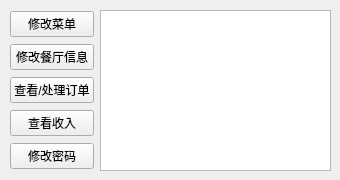
<?xml version="1.0" encoding="UTF-8"?>
<ui version="4.0">
 <class>restaurant_main</class>
 <widget class="QWidget" name="restaurant_main">
  <property name="geometry">
   <rect>
    <x>0</x>
    <y>0</y>
    <width>340</width>
    <height>180</height>
   </rect>
  </property>
  <property name="windowTitle">
   <string>Form</string>
  </property>
  <widget class="QWidget" name="horizontalLayoutWidget">
   <property name="geometry">
    <rect>
     <x>10</x>
     <y>10</y>
     <width>321</width>
     <height>161</height>
    </rect>
   </property>
   <layout class="QHBoxLayout" name="horizontalLayout">
    <item>
     <layout class="QVBoxLayout" name="verticalLayout">
      <item>
       <widget class="QPushButton" name="editmenu">
        <property name="text">
         <string>修改菜单</string>
        </property>
       </widget>
      </item>
      <item>
       <widget class="QPushButton" name="editmessage">
        <property name="text">
         <string>修改餐厅信息</string>
        </property>
       </widget>
      </item>
      <item>
       <widget class="QPushButton" name="pushButton">
        <property name="text">
         <string>查看/处理订单</string>
        </property>
       </widget>
      </item>
      <item>
       <widget class="QPushButton" name="viewincome">
        <property name="text">
         <string>查看收入</string>
        </property>
       </widget>
      </item>
      <item>
       <widget class="QPushButton" name="editpassword">
        <property name="text">
         <string>修改密码</string>
        </property>
       </widget>
      </item>
     </layout>
    </item>
    <item>
     <widget class="QTextBrowser" name="message"/>
    </item>
   </layout>
  </widget>
 </widget>
 <resources/>
 <connections/>
</ui>
